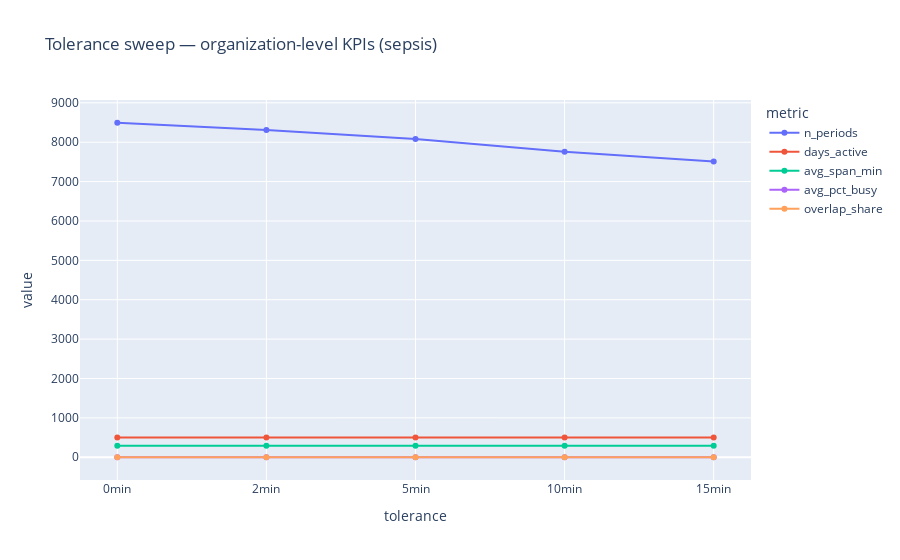

Notebook cell for this chart:
### Code cell
#  Tolerance sweep (RQ2 validation)

tols = ["0min","2min","5min","10min","15min"]
rows = []
for t in tols:
    org, p, d, b = org_kpis(events, tolerance=t)
    rows.append(dict(tolerance=t, **org))

tol_summary = pd.DataFrame(rows)
display(tol_summary)

fig = px.line(
    tol_summary.melt("tolerance", var_name="metric", value_name="value"),
    x="tolerance", y="value", color="metric", markers=True,
    title=f"Tolerance sweep — organization-level KPIs ({DS})"
)
fig.update_yaxes(matches=None); fig.show()

### Figure 1 — Plotly figure (JSON) as saved in the notebook; plotly's stock layout.template omitted (floating-point values rounded to 4 significant figures)
{"data": [{"hovertemplate": "metric=n_periods<br>tolerance=%{x}<br>value=%{y}<extra></extra>", "legendgroup": "n_periods", "line": {"color": "#636efa", "dash": "solid"}, "marker": {"symbol": "circle"}, "mode": "lines+markers", "name": "n_periods", "orientation": "v", "showlegend": true, "type": "scatter", "x": ["0min", "2min", "5min", "10min", "15min"], "xaxis": "x", "y": [8494.0, 8311.0, 8084.0, 7756.0, 7513.0], "yaxis": "y"}, {"hovertemplate": "metric=days_active<br>tolerance=%{x}<br>value=%{y}<extra></extra>", "legendgroup": "days_active", "line": {"color": "#EF553B", "dash": "solid"}, "marker": {"symbol": "circle"}, "mode": "lines+markers", "name": "days_active", "orientation": "v", "showlegend": true, "type": "scatter", "x": ["0min", "2min", "5min", "10min", "15min"], "xaxis": "x", "y": [504.0, 504.0, 504.0, 504.0, 504.0], "yaxis": "y"}, {"hovertemplate": "metric=avg_span_min<br>tolerance=%{x}<br>value=%{y}<extra></extra>", "legendgroup": "avg_span_min", "line": {"color": "#00cc96", "dash": "solid"}, "marker": {"symbol": "circle"}, "mode": "lines+markers", "name": "avg_span_min", "orientation": "v", "showlegend": true, "type": "scatter", "x": ["0min", "2min", "5min", "10min", "15min"], "xaxis": "x", "y": [292.2, 292.2, 292.0, 291.8, 291.8], "yaxis": "y"}, {"hovertemplate": "metric=avg_pct_busy<br>tolerance=%{x}<br>value=%{y}<extra></extra>", "legendgroup": "avg_pct_busy", "line": {"color": "#ab63fa", "dash": "solid"}, "marker": {"symbol": "circle"}, "mode": "lines+markers", "name": "avg_pct_busy", "orientation": "v", "showlegend": true, "type": "scatter", "x": ["0min", "2min", "5min", "10min", "15min"], "xaxis": "x", "y": [0.524, 0.5244, 0.5267, 0.5309, 0.5357], "yaxis": "y"}, {"hovertemplate": "metric=overlap_share<br>tolerance=%{x}<br>value=%{y}<extra></extra>", "legendgroup": "overlap_share", "line": {"color": "#FFA15A", "dash": "solid"}, "marker": {"symbol": "circle"}, "mode": "lines+markers", "name": "overlap_share", "orientation": "v", "showlegend": true, "type": "scatter", "x": ["0min", "2min", "5min", "10min", "15min"], "xaxis": "x", "y": [0.0, 0.0, 0.0, 0.0, 0.0], "yaxis": "y"}], "layout": {"autosize": true, "legend": {"title": {"text": "metric"}, "tracegroupgap": 0}, "title": {"text": "Tolerance sweep — organization-level KPIs (sepsis)"}, "xaxis": {"anchor": "y", "autorange": true, "domain": [0, 1], "range": [-0.2628, 4.263], "title": {"text": "tolerance"}, "type": "category"}, "yaxis": {"anchor": "x", "autorange": true, "domain": [0, 1], "range": [-701.0, 9195.0], "title": {"text": "value"}, "type": "linear"}}}
